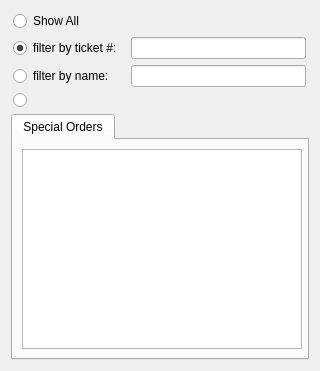
<?xml version="1.0" encoding="UTF-8"?>
<ui version="4.0">
 <class>soSelector</class>
 <widget class="QWidget" name="soSelector">
  <property name="geometry">
   <rect>
    <x>0</x>
    <y>0</y>
    <width>320</width>
    <height>371</height>
   </rect>
  </property>
  <property name="sizePolicy">
   <sizepolicy hsizetype="Expanding" vsizetype="Expanding">
    <horstretch>0</horstretch>
    <verstretch>0</verstretch>
   </sizepolicy>
  </property>
  <property name="minimumSize">
   <size>
    <width>320</width>
    <height>350</height>
   </size>
  </property>
  <property name="maximumSize">
   <size>
    <width>1700000</width>
    <height>1700000</height>
   </size>
  </property>
  <property name="windowTitle">
   <string>Special Order</string>
  </property>
  <layout class="QVBoxLayout" name="verticalLayout">
   <item>
    <layout class="QGridLayout" name="gridLayout">
     <item row="0" column="0">
      <widget class="QRadioButton" name="rbAll">
       <property name="sizePolicy">
        <sizepolicy hsizetype="Maximum" vsizetype="Fixed">
         <horstretch>0</horstretch>
         <verstretch>0</verstretch>
        </sizepolicy>
       </property>
       <property name="text">
        <string>Show All</string>
       </property>
       <property name="checked">
        <bool>false</bool>
       </property>
      </widget>
     </item>
     <item row="1" column="0">
      <widget class="QRadioButton" name="rbSaleId">
       <property name="sizePolicy">
        <sizepolicy hsizetype="Maximum" vsizetype="Fixed">
         <horstretch>0</horstretch>
         <verstretch>0</verstretch>
        </sizepolicy>
       </property>
       <property name="minimumSize">
        <size>
         <width>110</width>
         <height>0</height>
        </size>
       </property>
       <property name="maximumSize">
        <size>
         <width>200</width>
         <height>16777215</height>
        </size>
       </property>
       <property name="text">
        <string>filter by ticket #:</string>
       </property>
       <property name="checked">
        <bool>true</bool>
       </property>
      </widget>
     </item>
     <item row="1" column="1">
      <widget class="QLineEdit" name="editSaleId">
       <property name="sizePolicy">
        <sizepolicy hsizetype="Maximum" vsizetype="Fixed">
         <horstretch>0</horstretch>
         <verstretch>0</verstretch>
        </sizepolicy>
       </property>
       <property name="minimumSize">
        <size>
         <width>150</width>
         <height>0</height>
        </size>
       </property>
       <property name="maximumSize">
        <size>
         <width>175</width>
         <height>16777215</height>
        </size>
       </property>
      </widget>
     </item>
     <item row="2" column="0">
      <widget class="QRadioButton" name="rbName">
       <property name="sizePolicy">
        <sizepolicy hsizetype="Maximum" vsizetype="Fixed">
         <horstretch>0</horstretch>
         <verstretch>0</verstretch>
        </sizepolicy>
       </property>
       <property name="minimumSize">
        <size>
         <width>110</width>
         <height>0</height>
        </size>
       </property>
       <property name="maximumSize">
        <size>
         <width>200</width>
         <height>16777215</height>
        </size>
       </property>
       <property name="text">
        <string>filter by name:</string>
       </property>
      </widget>
     </item>
     <item row="2" column="1">
      <widget class="QLineEdit" name="editName">
       <property name="sizePolicy">
        <sizepolicy hsizetype="Maximum" vsizetype="Fixed">
         <horstretch>0</horstretch>
         <verstretch>0</verstretch>
        </sizepolicy>
       </property>
       <property name="minimumSize">
        <size>
         <width>150</width>
         <height>0</height>
        </size>
       </property>
       <property name="maximumSize">
        <size>
         <width>175</width>
         <height>16777215</height>
        </size>
       </property>
      </widget>
     </item>
     <item row="3" column="0" colspan="2">
      <layout class="QHBoxLayout" name="horizontalLayout">
       <item>
        <widget class="QRadioButton" name="rbDate">
         <property name="maximumSize">
          <size>
           <width>25</width>
           <height>16777215</height>
          </size>
         </property>
         <property name="text">
          <string/>
         </property>
        </widget>
       </item>
       <item>
        <widget class="KDateWidget" name="datePicker"/>
       </item>
      </layout>
     </item>
    </layout>
   </item>
   <item>
    <widget class="QTabWidget" name="tabWidget">
     <property name="currentIndex">
      <number>0</number>
     </property>
     <widget class="QWidget" name="tab">
      <attribute name="title">
       <string>Special Orders</string>
      </attribute>
      <layout class="QVBoxLayout" name="verticalLayout_2">
       <item>
        <widget class="QTableView" name="tableWidget">
         <property name="minimumSize">
          <size>
           <width>280</width>
           <height>0</height>
          </size>
         </property>
         <property name="editTriggers">
          <set>QAbstractItemView::NoEditTriggers</set>
         </property>
         <property name="selectionMode">
          <enum>QAbstractItemView::SingleSelection</enum>
         </property>
         <property name="selectionBehavior">
          <enum>QAbstractItemView::SelectRows</enum>
         </property>
         <property name="sortingEnabled">
          <bool>true</bool>
         </property>
         <property name="cornerButtonEnabled">
          <bool>false</bool>
         </property>
        </widget>
       </item>
      </layout>
     </widget>
    </widget>
   </item>
  </layout>
 </widget>
 <customwidgets>
  <customwidget>
   <class>KDateWidget</class>
   <extends>QWidget</extends>
   <header>kdatewidget.h</header>
  </customwidget>
 </customwidgets>
 <tabstops>
  <tabstop>editSaleId</tabstop>
  <tabstop>rbAll</tabstop>
  <tabstop>rbSaleId</tabstop>
  <tabstop>rbName</tabstop>
  <tabstop>editName</tabstop>
  <tabstop>rbDate</tabstop>
  <tabstop>tabWidget</tabstop>
  <tabstop>tableWidget</tabstop>
 </tabstops>
 <resources/>
 <connections/>
</ui>
